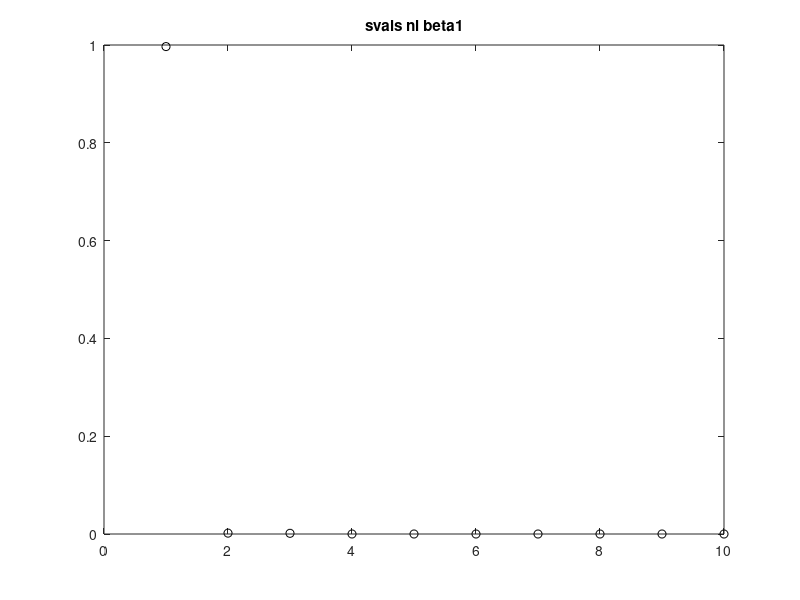
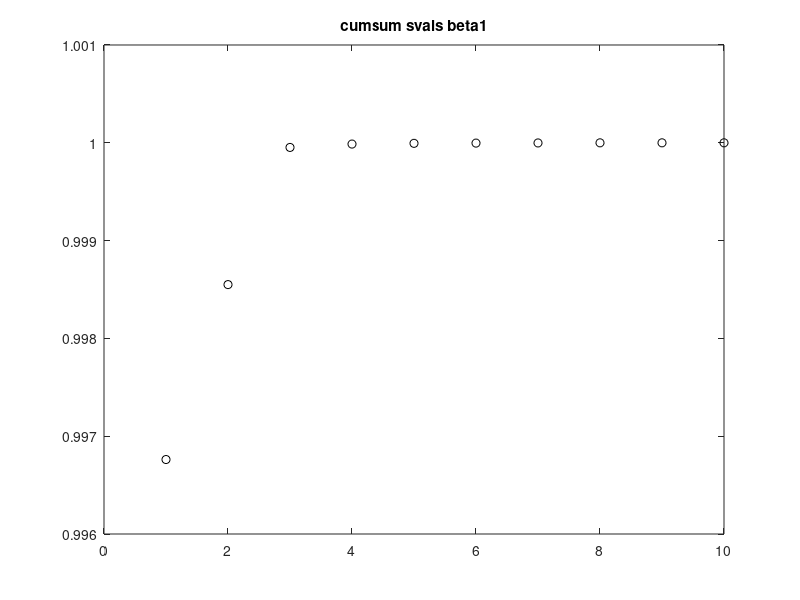
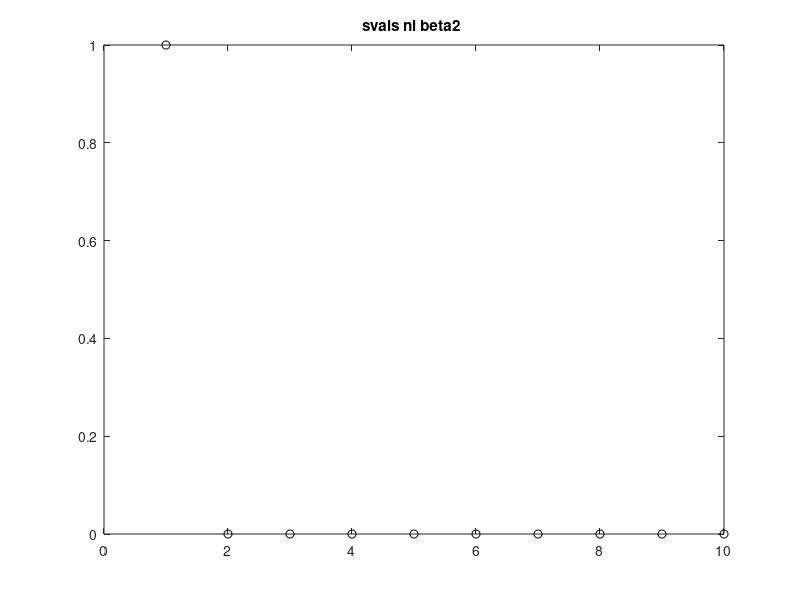
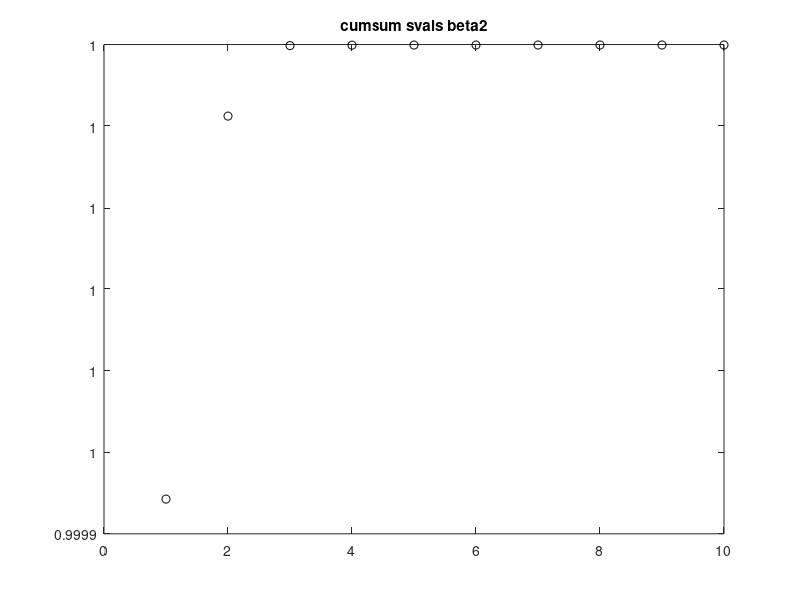

These figures' MATLAB source, in order:
clear all; close all; clc;

load A1.mat
A1=abs(A1.');

% waterfall(abs(A1(300:600,100:161)'))
% break
% 

st=100;
fin=161;
X=A1(:,st:end);

%compute the nonlinear part
n=1024;
NL=zeros(n,fin-st+1);

beta=1.45; %mu
nu=0;
sigma=-0.1; %eps

for j=1:fin-st+1
    
    NL(:,j)=(i+beta)*(abs(X(:,j))).^2.*X(:,j)+...
            (i*nu+sigma)*(abs(X(:,j))).^4.*X(:,j);
    
end

[u,s,v]=svd(abs(NL),0);

nl_Psi=[u(:,1)];

figure(11)
plot(diag(s)/sum(diag(s)), 'ko')
xlim([0 10])


title('svals nl beta1')


figure(12)

plot(cumsum(diag(s)/sum(diag(s))), 'ko')
xlim([0 10])


title('cumsum svals beta1')
clear NL X u s v 
 
%%

load A2.mat
A2=abs(A2.');
st=100;
fin=161;
X=A2(:,st:end);
%compute the nonlinear part
n=1024;
NL=zeros(n,fin-st+1);

beta=1.4; %mu
nu=0;
sigma=-0.1; %eps

for j=1:fin-st+1
    
    NL(:,j)=(i+beta)*(abs(X(:,j))).^2.*X(:,j)+...
            (i*nu+sigma)*(abs(X(:,j))).^4.*X(:,j);
    
end

[u,s,v]=svd(abs(NL),0);

nl_Psi=[nl_Psi u(:,1)];


figure(21)
plot(diag(s)/sum(diag(s)), 'ko')
xlim([0 10])

title('svals nl beta2 ')

figure(22)

plot(cumsum(diag(s)/sum(diag(s))), 'ko')
xlim([0 10])


title('cumsum svals beta2')

clear NL X u s v 

%%
load A3.mat
A3=abs(A3.');
st=100;
fin=161;
X=A3(:,st:end);

%compute the nonlinear part
n=1024;
NL=zeros(n,fin-st+1);

beta=0.66; %mu
nu=-0.1;
sigma=-0.1; %eps

for j=1:fin-st+1
    
    NL(:,j)=(i+beta)*(abs(X(:,j))).^2.*X(:,j)+...
            (i*nu+sigma)*(abs(X(:,j))).^4.*X(:,j);
    
end

[u,s,v]=svd(abs(NL),0);
nl_Psi=[nl_Psi u(:,1:6)];

figure(31)
plot(diag(s)/sum(diag(s)), 'ko')
xlim([0 10])

title('svals nl beta3 ')


figure(32)

plot(cumsum(diag(s)/sum(diag(s))), 'ko')
xlim([0 10])

title('cumsum svals beta3')

% break
clear NL  X u s v 


%%
load A4.mat
A4=abs(A4.');
st=100;
fin=161;
X=A4(:,st:end);

%compute the nonlinear part
n=1024;
NL=zeros(n,fin-st+1);

beta=1; %mu
nu=-0.6;
sigma=-0.1; %eps

for j=1:fin-st+1
    
    NL(:,j)=(i+beta)*(abs(X(:,j))).^2.*X(:,j)+...
            (i*nu+sigma)*(abs(X(:,j))).^4.*X(:,j);
    
end

[u,s,v]=svd(abs(NL),0);

%%%%%% 11 modes are neough though
nl_Psi=[nl_Psi u(:,1:14)];

figure(41)
plot(diag(s)/sum(diag(s)), 'ko')
xlim([0 20])

title('svals nl beta4 ')


figure(42)

plot(cumsum(diag(s)/sum(diag(s))), 'ko')
xlim([0 20])
ylim([0.98 1])
title('cumsum svals beta4')

clear NL X u s v 


%%

load A5.mat
A5=abs(A5.');
st=100;
fin=161;
X=A5(:,st:end);


%compute the nonlinear part
n=1024;
NL=zeros(n,fin-st+1);

beta=0.6; %mu
nu=-0.1;
sigma=-0.1; %eps

for j=1:fin-st+1
    
    NL(:,j)=(i+beta)*(abs(X(:,j))).^2.*X(:,j)+...
             (i*nu+sigma)*(abs(X(:,j))).^4.*X(:,j);
    
end

[u,s,v]=svd(abs(NL),0);

nl_Psi=[nl_Psi u(:,1)];

figure(51)
plot(diag(s)/sum(diag(s)), 'ko')
xlim([0 10])

title('svals nl beta5 ')


figure(52)

plot(cumsum(diag(s)/sum(diag(s))), 'ko')
xlim([0 10])
title('cumsum svals beta5')

clear NL X u s v 



%%
load A6.mat
A6=abs(A6.');
st=100;
fin=161;
X=A6(:,st:end);

% [VX,SX,WX]=svd(X,0);
% figure(61)
% plot(diag(SX)/sum(diag(SX)), 'ko')
% figure(62)
% plot(cumsum(diag(SX)/sum(diag(SX))), 'ko')


%compute the nonlinear part
n=1024;
NL=zeros(n,fin-st+1);

beta=0.5; %mu
nu=-0.1;
sigma=-0.1; %eps

for j=1:fin-st+1
    
    NL(:,j)=(i+beta)*(abs(X(:,j))).^2.*X(:,j)+...
            (i*nu+sigma)*(abs(X(:,j))).^4.*X(:,j);
    
end

[u,s,v]=svd(abs(NL),0);

nl_Psi=[nl_Psi u(:,1)];

figure(61)
plot(diag(s)/sum(diag(s)), 'ko')
xlim([0 10])
title('svals nl beta6 ')


figure(62)

plot(cumsum(diag(s)/sum(diag(s))), 'ko')
xlim([0 10])

title('cumsum svals beta6')
clear NL X u s v 

save NL nl_Psi


